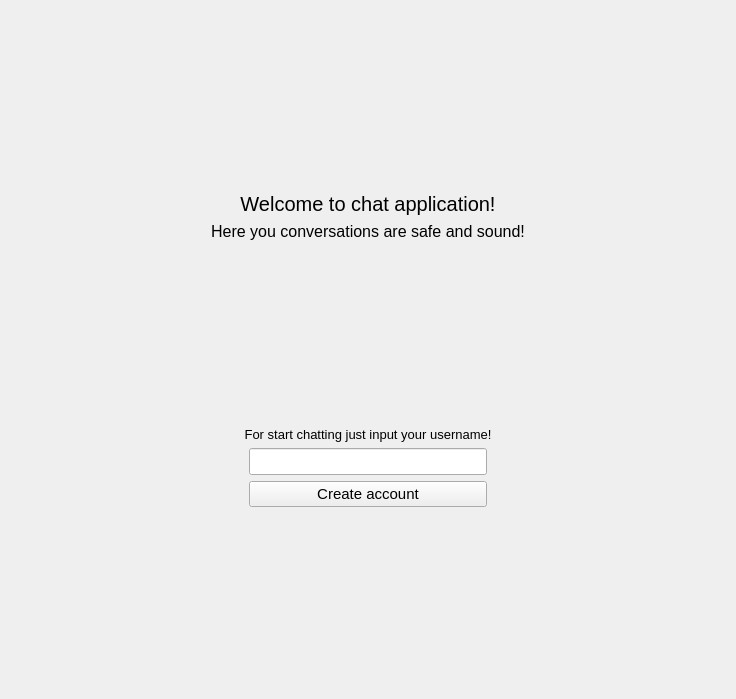
<?xml version="1.0" encoding="UTF-8"?>
<ui version="4.0">
 <class>RegisterWidget</class>
 <widget class="QWidget" name="RegisterWidget">
  <property name="geometry">
   <rect>
    <x>0</x>
    <y>0</y>
    <width>736</width>
    <height>699</height>
   </rect>
  </property>
  <property name="minimumSize">
   <size>
    <width>320</width>
    <height>240</height>
   </size>
  </property>
  <property name="windowTitle">
   <string>Form</string>
  </property>
  <layout class="QVBoxLayout" name="verticalLayout_2">
   <item>
    <layout class="QVBoxLayout" name="verticalLayout">
     <item>
      <spacer name="verticalSpacer_3">
       <property name="orientation">
        <enum>Qt::Orientation::Vertical</enum>
       </property>
       <property name="sizeHint" stdset="0">
        <size>
         <width>20</width>
         <height>40</height>
        </size>
       </property>
      </spacer>
     </item>
     <item>
      <widget class="QLabel" name="label">
       <property name="font">
        <font>
         <pointsize>15</pointsize>
        </font>
       </property>
       <property name="text">
        <string>Welcome to chat application!</string>
       </property>
       <property name="alignment">
        <set>Qt::AlignmentFlag::AlignCenter</set>
       </property>
      </widget>
     </item>
     <item>
      <widget class="QLabel" name="label_2">
       <property name="font">
        <font>
         <pointsize>12</pointsize>
        </font>
       </property>
       <property name="text">
        <string>Here you conversations are safe and sound!</string>
       </property>
       <property name="alignment">
        <set>Qt::AlignmentFlag::AlignCenter</set>
       </property>
      </widget>
     </item>
     <item>
      <spacer name="verticalSpacer">
       <property name="orientation">
        <enum>Qt::Orientation::Vertical</enum>
       </property>
       <property name="sizeHint" stdset="0">
        <size>
         <width>20</width>
         <height>40</height>
        </size>
       </property>
      </spacer>
     </item>
     <item>
      <widget class="QLabel" name="inputUsernameLabel">
       <property name="font">
        <font>
         <pointsize>10</pointsize>
        </font>
       </property>
       <property name="text">
        <string>For start chatting just input your username!</string>
       </property>
       <property name="alignment">
        <set>Qt::AlignmentFlag::AlignCenter</set>
       </property>
      </widget>
     </item>
     <item>
      <layout class="QHBoxLayout" name="horizontalLayout">
       <item>
        <spacer name="horizontalSpacer">
         <property name="orientation">
          <enum>Qt::Orientation::Horizontal</enum>
         </property>
         <property name="sizeHint" stdset="0">
          <size>
           <width>40</width>
           <height>20</height>
          </size>
         </property>
        </spacer>
       </item>
       <item>
        <layout class="QVBoxLayout" name="verticalLayout_3">
         <item>
          <widget class="QLineEdit" name="inputUsernameLineEdit">
           <property name="font">
            <font>
             <pointsize>12</pointsize>
            </font>
           </property>
          </widget>
         </item>
         <item>
          <widget class="QPushButton" name="createAccountButton">
           <property name="font">
            <font>
             <pointsize>11</pointsize>
            </font>
           </property>
           <property name="text">
            <string>Create account</string>
           </property>
          </widget>
         </item>
        </layout>
       </item>
       <item>
        <spacer name="horizontalSpacer_2">
         <property name="orientation">
          <enum>Qt::Orientation::Horizontal</enum>
         </property>
         <property name="sizeHint" stdset="0">
          <size>
           <width>40</width>
           <height>20</height>
          </size>
         </property>
        </spacer>
       </item>
      </layout>
     </item>
     <item>
      <spacer name="verticalSpacer_2">
       <property name="orientation">
        <enum>Qt::Orientation::Vertical</enum>
       </property>
       <property name="sizeHint" stdset="0">
        <size>
         <width>20</width>
         <height>40</height>
        </size>
       </property>
      </spacer>
     </item>
    </layout>
   </item>
  </layout>
 </widget>
 <resources/>
 <connections/>
</ui>
